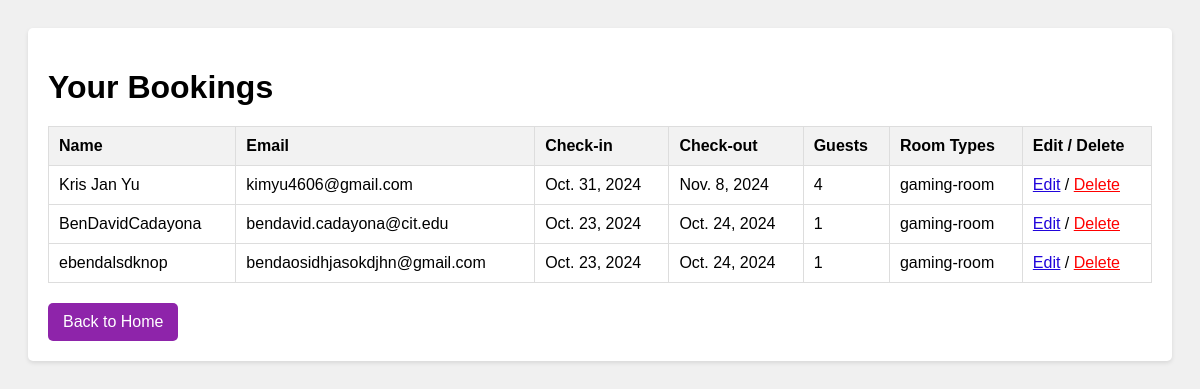
Page /my_bookings/ (signed in) on the earlier database version.
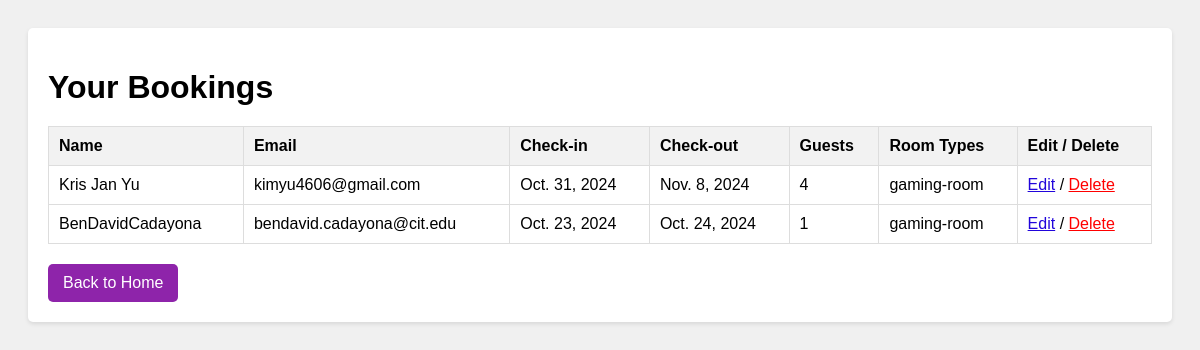
Same page on the later database version.
### api/models.py (models this page shows, shortened)
class Booking(models.Model):
    user = models.ForeignKey(User, on_delete=models.CASCADE, null=True)
    name = models.CharField(max_length=100)
    email = models.EmailField()
    check_in = models.DateField()
    check_out = models.DateField()
    guests = models.IntegerField()
    room_types = models.TextField(null=True)

### api/views.py (the view)
# urls.py: path('my_bookings/', my_bookings, name='my_bookings'),
@login_required
def my_bookings(request):
    bookings = Booking.objects.filter(user=request.user)
    return render(request, 'my_bookings.html', {'bookings': bookings})

### api/templates/my_bookings.html (shortened to what this page needs)
<!DOCTYPE html>
<html lang="en">
<head>
</head>
<body>
    <div class="container">
        <h1>Your Bookings</h1>
        {% if bookings %}
            <table>
                <thead>
                    <tr>
                        <th>Name</th>
                        <th>Email</th>
                        <th>Check-in</th>
                        <th>Check-out</th>
                        <th>Guests</th>
                        <th>Room Types</th>
                        <th>Edit / Delete</th>
                    </tr>
                </thead>
                <tbody>
                    {% for booking in bookings %}
                        <tr>
                            <td>{{ booking.name }}</td>
                            <td>{{ booking.email }}</td>
                            <td>{{ booking.check_in }}</td>
                            <td>{{ booking.check_out }}</td>
                            <td>{{ booking.guests }}</td>
                            <td>{{ booking.room_types }}</td>
                            <td>
                                <a href="{% url 'edit_booking' booking.id %}" class="edit-link">Edit</a> /
                                <span class="delete-button" onclick="confirmDelete({{ booking.id }})">Delete</span>
                            </td>
                        </tr>
                    {% endfor %}
                </tbody>
            </table>
        {% else %}
            <p>You have no bookings.</p>
        {% endif %}
        <a href="{% url 'home' %}" class="back-button">Back to Home</a>
    </div>
</body>
</html>

Differences in the rows shown:
removed Booking: name "ebendalsdknop", email "bendaosidhjasokdjhn@gmail.com", check_in "Oct. 23, 2024", check_out "Oct. 24, 2024", guests "1", room_types "gaming-room"
